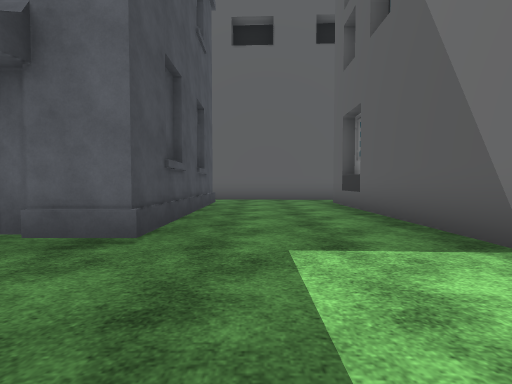
view 1 (above)

24 first-person views from a walk through a Unity game level. The camera is 1.2 m above the floor, tilts 2° down and sees 90° across. The floor is counted in squares, 2 m on a side. Each view is taken from the middle of a square. On the plan, view 1 faces up. The plan holds only what a view shows up to about 9 squares ahead; the rest is blank. The place goes on beyond the plan. Some animated figures are not drawn. Some surface patterns are stand-ins.

view 2
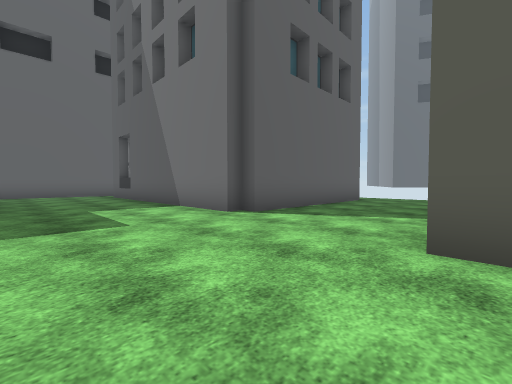

view 3
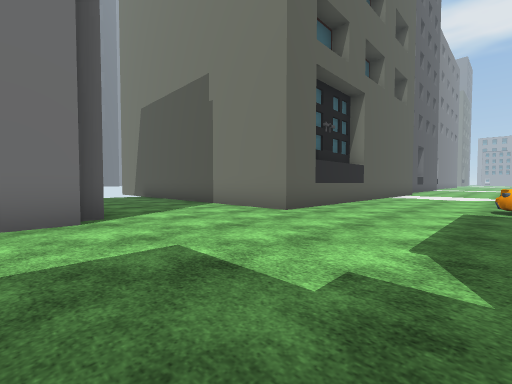

view 4
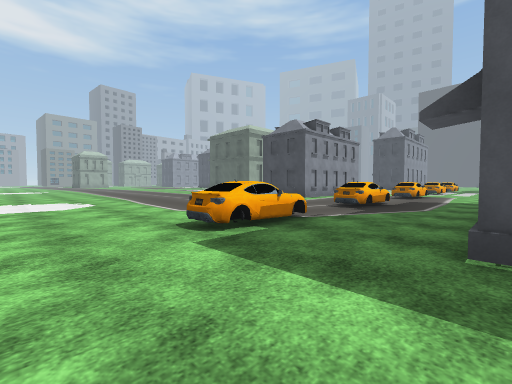

view 5
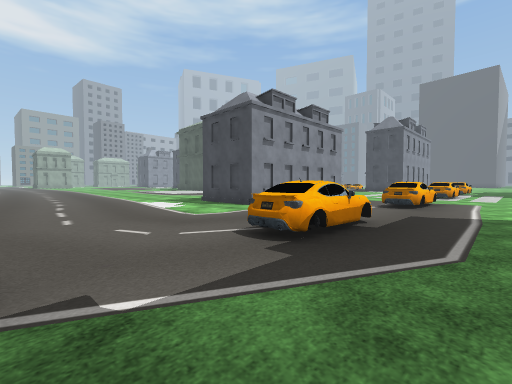

view 6
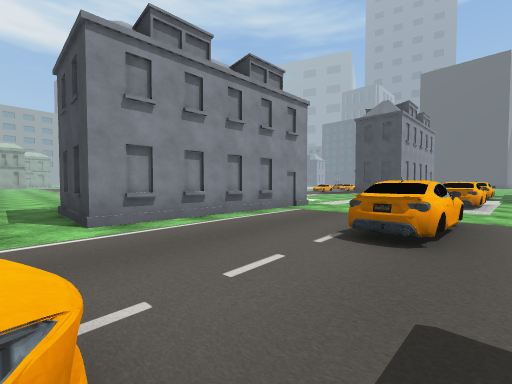

view 7
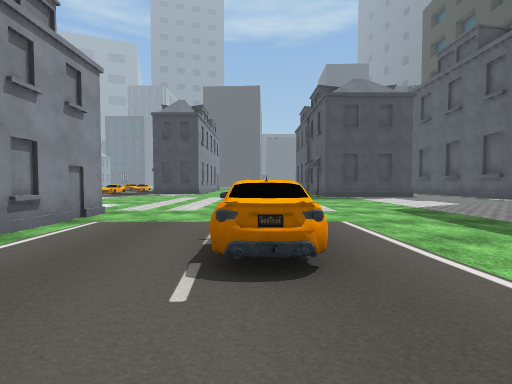

view 8
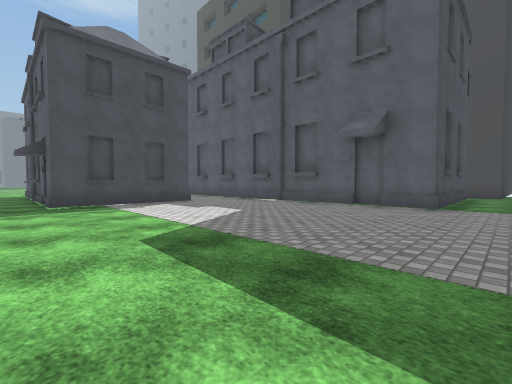

view 9
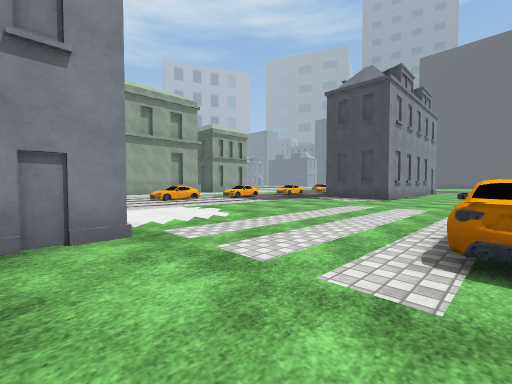

view 10
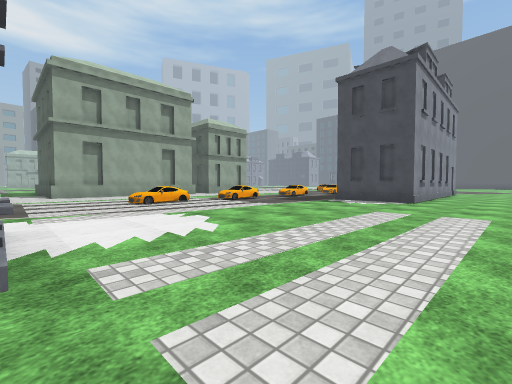

view 11
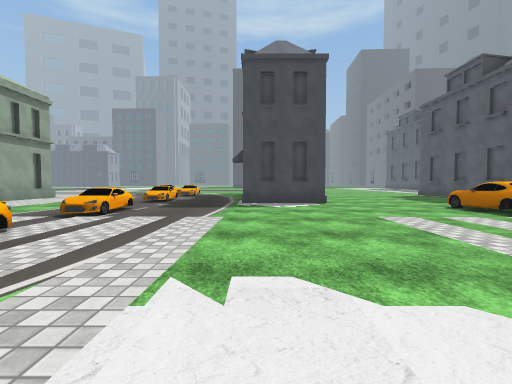

view 12
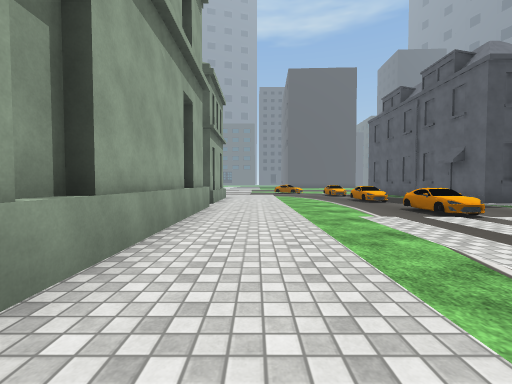

view 13
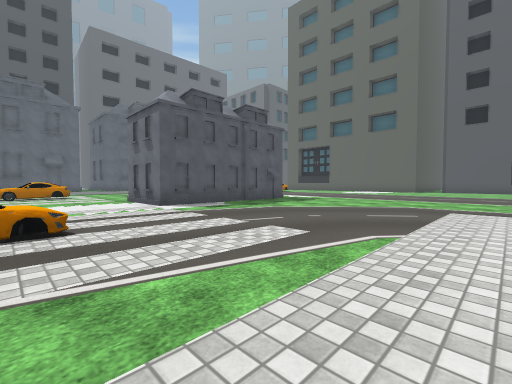

view 14
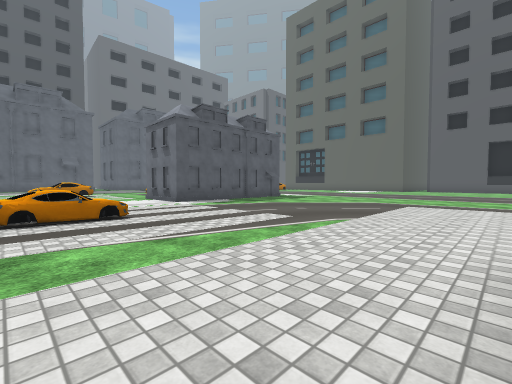

view 15
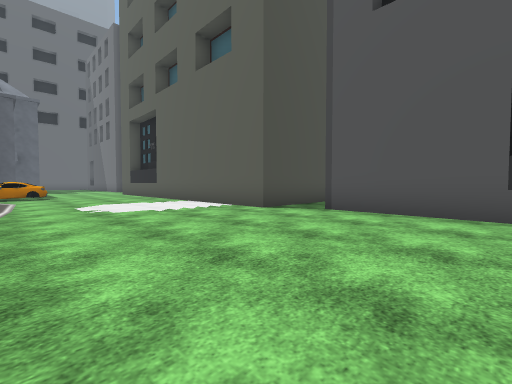

view 16
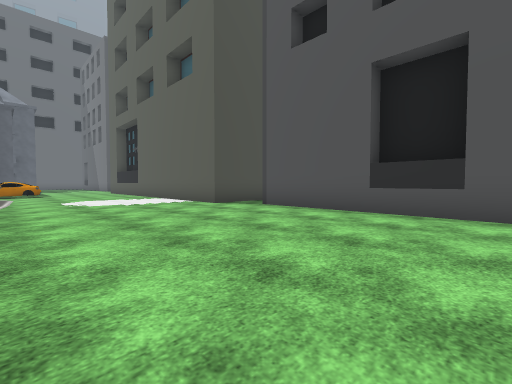

view 17
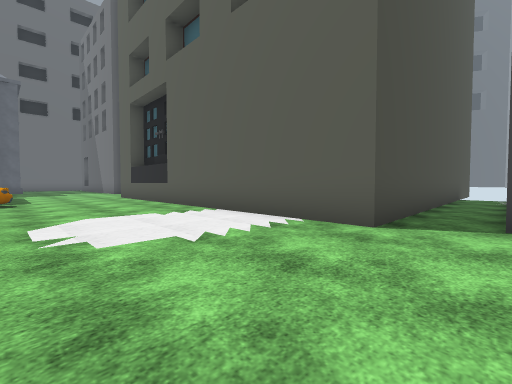

view 18
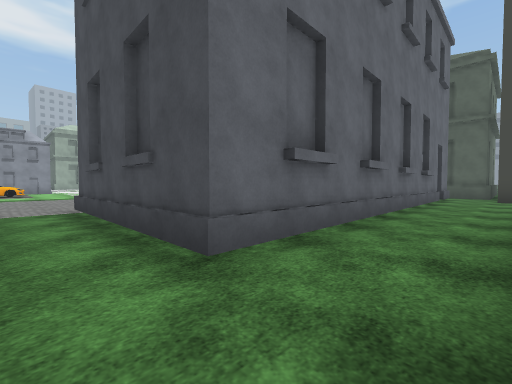

view 19
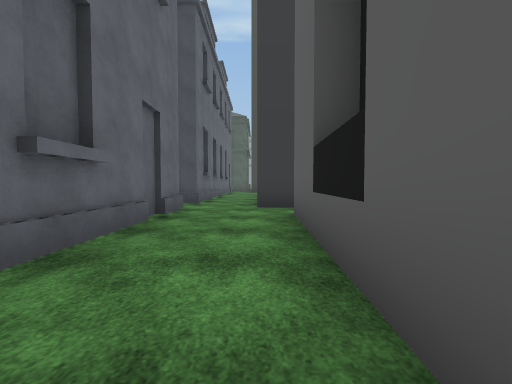

view 20
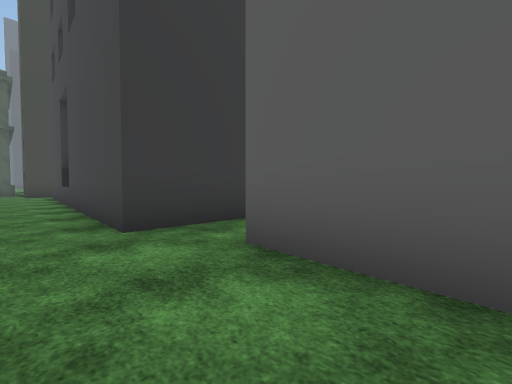

view 21
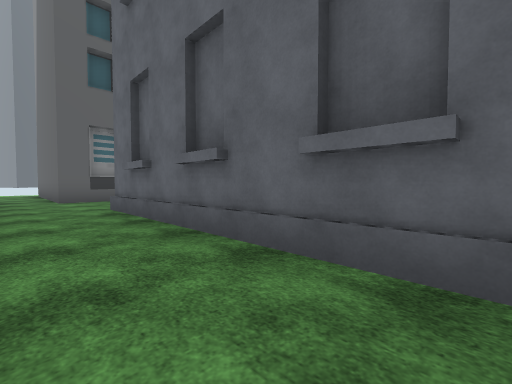

view 22
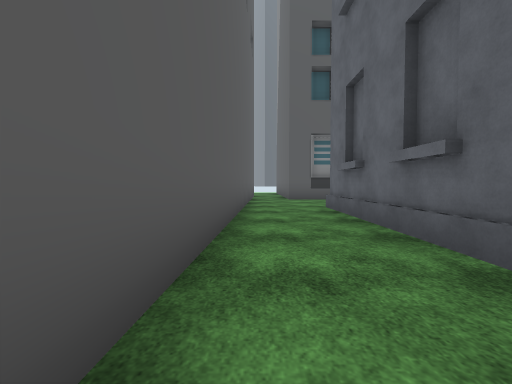

view 23
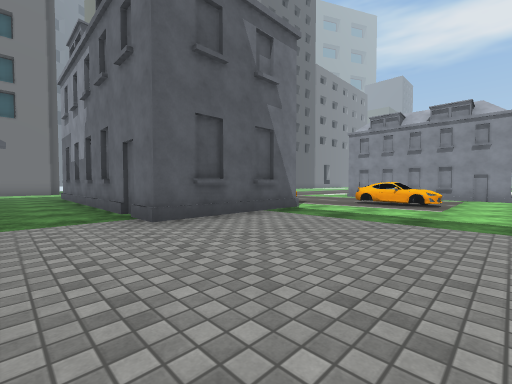

view 24
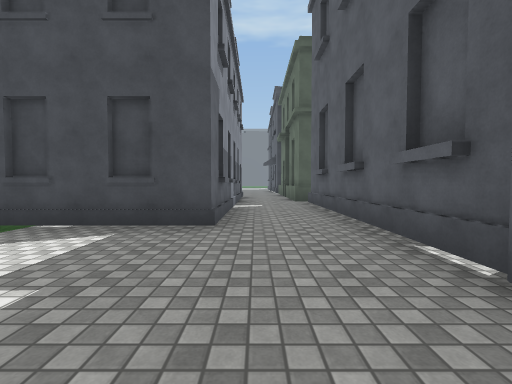

### Floor plan
Key: @ floor where view 1 was taken; # wall or solid block; . main floor; : floor 0.75 m higher than the main floor; / step, stairs or slope; B building; C car.
Columns run from 25 left of view 1 to 10 right of it. Each row starts with its distance up from view 1.
 11             B.
 10     BBBBBBB B..#############
  9   B........BB..................
  8 B..............................
  7   ###########.##########....BBB
  6             B.          ....B
  5             #.          ....B
  4             B.          B...B
  3 # ###########.        ##....B
  2 ............................B
  1 ............................B
  0 ######.........########..@..BBBBBB
 -1      #.........#       ............
 -2      #.........#       ............
 -3  ##B##.........#    B #..........
 -4  ..........................BBBBB
 -5  ..  ......................B
 -6  ...CC  CCC..CC..CCC.CCC...B
 -7 ...........................B
 -8 ...........................B
 -9 B##........######..........B
-10  ##........#### #..........B
-11 B##........#### B..........B
-12  .............. ...........B
-13  ..........................BBBBBBBB
-14  C/.:C./C..........................B
-15  ...........................B
-16  ...........................B
-17  ...................  ......B
-18  ...................  ......B
-19 B....B..............  ......B
-20   # #   #             ......B

Where each view was taken, in squares from view 1:
view 1: 0 up, 0 right, facing up
view 2: 4 down, 1 left, facing up-right
view 3: 1 up, 2 left, facing down-right
view 4: 3 down, 0 right, facing down-left
view 5: 4 down, 4 left, facing down-left
view 6: 5 down, 8 left, facing down-left
view 7: 6 down, 9 left, facing left
view 8: 4 down, 12 left, facing up-left
view 9: 6 down, 13 left, facing down-left
view 10: 7 down, 14 left, facing down-left
view 11: 11 down, 15 left, facing left
view 12: 18 down, 15 left, facing left
view 13: 18 down, 17 left, facing up-right
view 14: 19 down, 18 left, facing up-right
view 15: 18 down, 3 left, facing up-right
view 16: 20 down, 3 left, facing up-right
view 17: 15 down, 2 left, facing up-right
view 18: 9 up, 12 left, facing down-left
view 19: 9 up, 6 left, facing left
view 20: 8 up, 9 left, facing up-left
view 21: 9 up, 7 left, facing down-right
view 22: 9 up, 7 left, facing right
view 23: 2 up, 14 left, facing down-right
view 24: 1 up, 16 left, facing left
